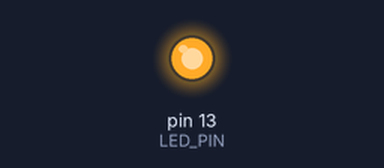
The sketch below on a simulated Arduino Uno, built with avr-gcc and run on an emulated ATmega328P. Shown: output pins drawn as LEDs (lit = HIGH).

Above: at 1.0 s.
At 6.9 s:
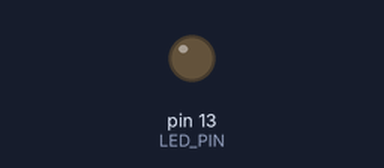
Timing chart, 0 to 9.2 s (numbered marks = the images above):
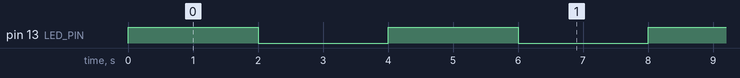

Measured:
- by itself, pin 13 (LED_PIN): alternates HIGH for 2.0 s and LOW for 2.0 s

The sketch:

cum_separ_proiectul_arduino_in_mai_multe_fisiere.ino
```cpp
#define LED_PIN 13
#include "led_functions.h"
unsigned long startTime;
unsigned long delayTime = 2000; // equals 2 seconds
byte previousLedState;


void setup() {
  setupLED(LED_PIN);
  startTime = 0;
  previousLedState = HIGH;
  powerOnLED(LED_PIN);
}


void loop() {
  unsigned long timeNow = millis();
  if (TimePassed(startTime) >= delayTime) {
    startTime = timeNow;
    if (previousLedState == HIGH) {
      powerOffLED(LED_PIN);
      previousLedState = LOW;
    } else {
      powerOnLED(LED_PIN);
      previousLedState = HIGH;
    }
  }
}
```

led_functions.cpp
```cpp
#include "led_functions.h"

void powerOnLED(byte pin) {
  digitalWrite(pin, HIGH);
}

void powerOffLED(byte pin) {
  digitalWrite(pin, LOW);
}

void setupLED(byte pin) {
  pinMode(pin, OUTPUT);
}

unsigned long TimePassed(unsigned long startTime) {
  unsigned long timeNow = millis();
  return timeNow - startTime;
}
```

led_functions.h
```cpp
#ifndef LED_FUNCTIONS_H
#define LED_FUNCTIONS_H
#include <Arduino.h>
//the header file will contain the prototypes for the functions
void powerOnLED(byte pin);
void powerOffLED(byte pin);
void setupLED(byte pin);
unsigned long TimePassed(unsigned long startTime);
#endif
```
